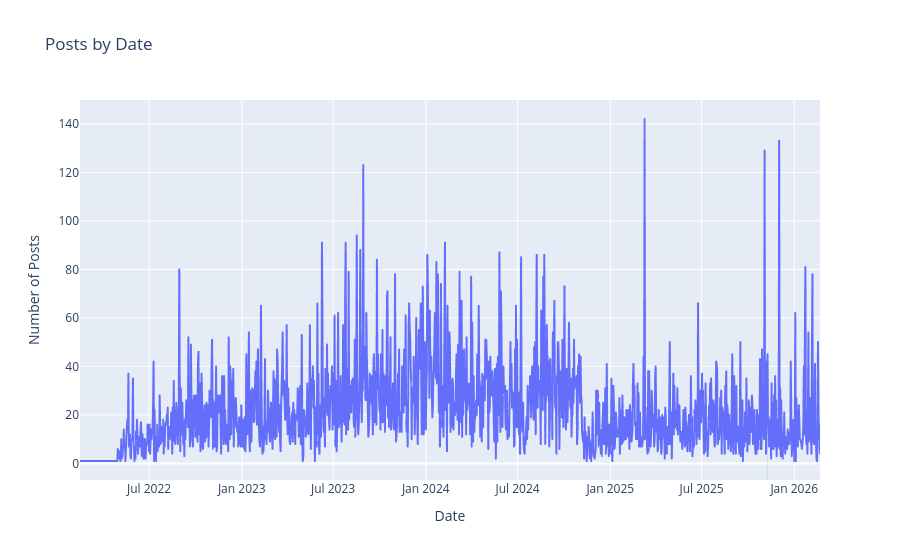

Source (notebook cell):
### Code cell
px.line(
    posts_by_date,
    labels={"index": "Date", "value": "Number of Posts"},
    title="Posts by Date",
).update_layout(showlegend=False)

### Figure 1 — Plotly figure (JSON) as saved in the notebook; plotly's stock layout.template omitted (floating-point values rounded to 4 significant figures; data arrays with more than 128 entries replaced by an {"elided": "..."} marker saying what was removed)
{"data": [{"hovertemplate": "variable=created_date<br>Date=%{x}<br>Number of Posts=%{y}<extra></extra>", "legendgroup": "created_date", "line": {"color": "#636efa", "dash": "solid"}, "marker": {"symbol": "circle"}, "mode": "lines", "name": "created_date", "showlegend": true, "type": "scattergl", "x": {"elided": "1391 str values"}, "xaxis": "x", "y": {"elided": "1391 int values"}, "yaxis": "y"}], "layout": {"legend": {"title": {"text": "variable"}, "tracegroupgap": 0}, "showlegend": false, "title": {"text": "Posts by Date"}, "xaxis": {"anchor": "y", "domain": [0, 1], "title": {"text": "Date"}}, "yaxis": {"anchor": "x", "domain": [0, 1], "title": {"text": "Number of Posts"}}}}
